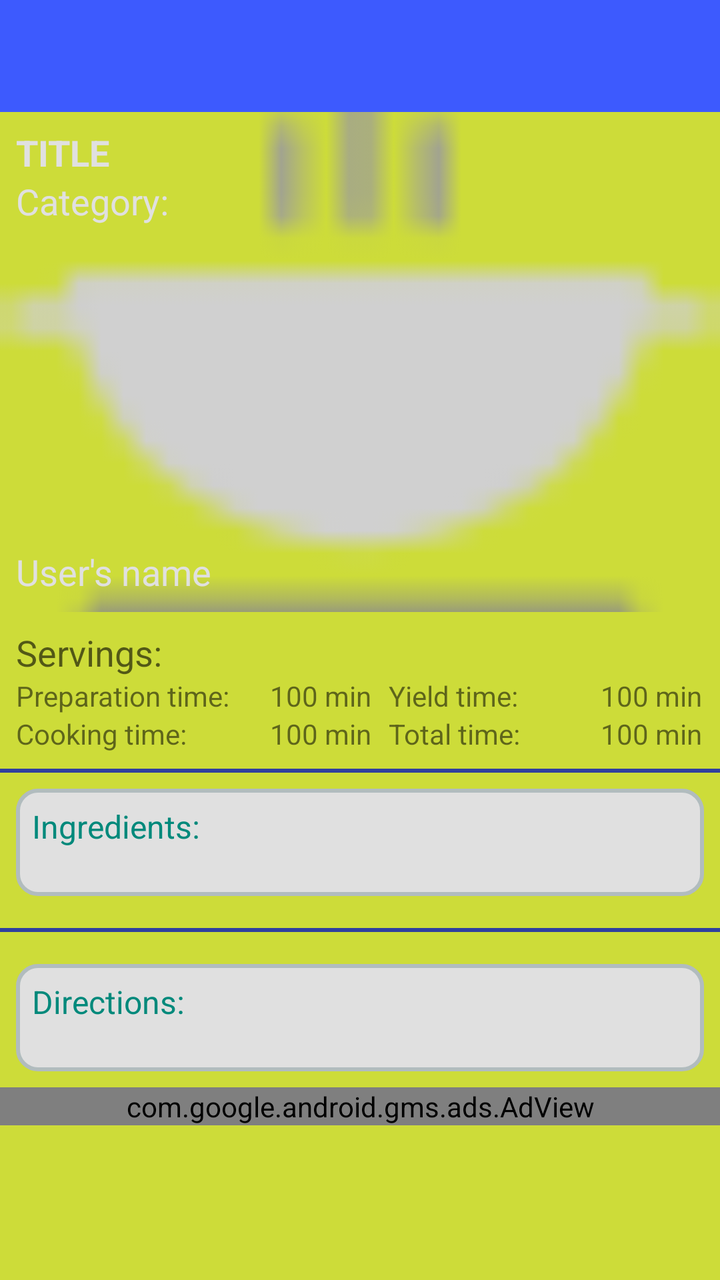
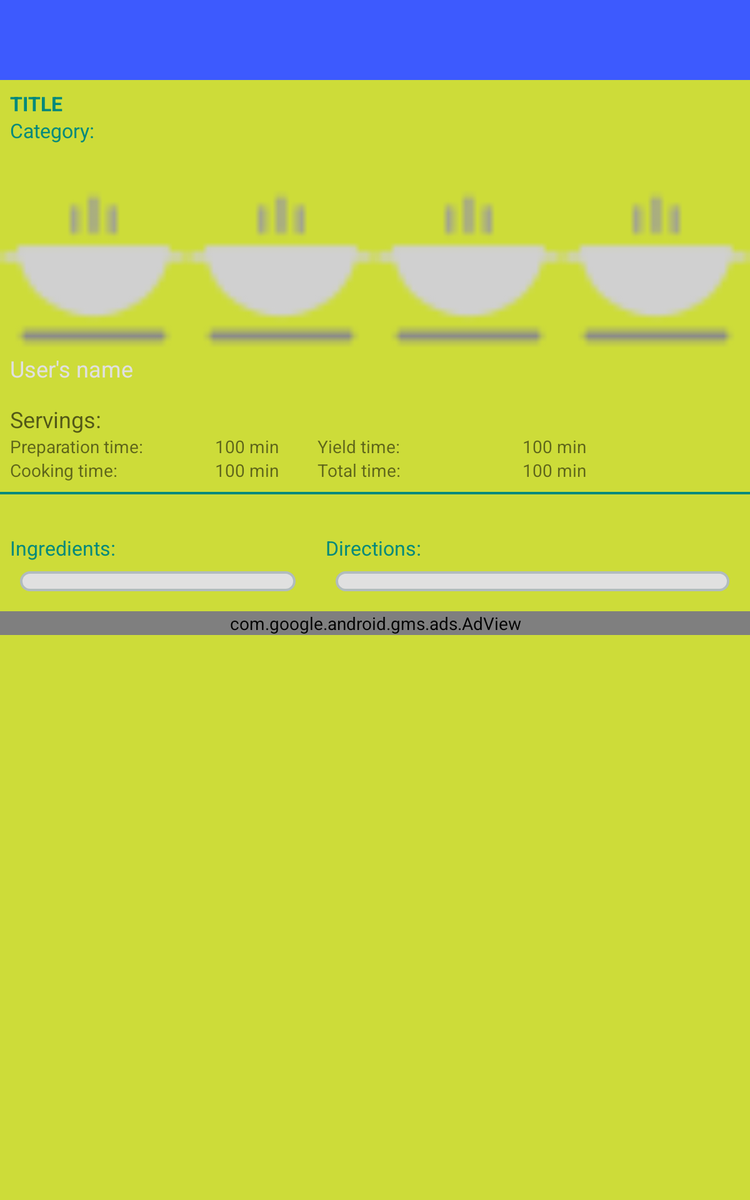

Two renders of one Android screen. The first uses the default layout on a phone; the second uses the alternative layout the repository ships for a different screen configuration, on a matching device. The two XML files are below.
<!-- AndroidManifest.xml: application theme Theme.Bacon -->
<!-- res/layout/activity_detail_recipe.xml -->
<?xml version="1.0" encoding="utf-8"?>

<LinearLayout
    xmlns:android="http://schemas.android.com/apk/res/android"
    xmlns:app="http://schemas.android.com/apk/res-auto"
    xmlns:tools="http://schemas.android.com/tools"
    android:orientation="vertical"
    android:layout_width="match_parent"
    android:layout_height="match_parent"
    >
    <android.support.design.widget.AppBarLayout
        android:id="@+id/detail_appbar"
        android:layout_width="match_parent"
        android:layout_height="wrap_content"
        android:gravity="bottom"
        android:orientation="vertical"
        tools:targetApi="lollipop">

    <android.support.v7.widget.Toolbar
        android:id="@+id/detail_toolbar"
        android:layout_width="match_parent"
        android:layout_height="?actionBarSize"
        android:background="?attr/colorPrimary"
        android:elevation="4dp"
        app:contentInsetLeft="0dp"
        app:contentInsetStart="0dp"
        tools:targetApi="lollipop" >


    </android.support.v7.widget.Toolbar>
    </android.support.design.widget.AppBarLayout>

<ScrollView

    android:layout_width="match_parent"
    android:layout_height="match_parent"
    android:background="@color/itembackground"
    android:orientation="vertical"
    tools:context="com.cangetinshape.chefbook.DetailRecipeActivity">

    <LinearLayout
        android:layout_width="match_parent"
        android:layout_height="wrap_content"
        android:orientation="vertical">

        <FrameLayout
            android:layout_width="match_parent"
            android:layout_height="wrap_content">

            <ImageView
                android:id="@+id/main_iv"
                android:layout_width="match_parent"
                android:layout_height="250dp"
                android:scaleType="centerCrop"
                android:src="@drawable/pic_placeholder"
                android:contentDescription="@string/recipe_image"/>

            <LinearLayout
                android:layout_width="match_parent"
                android:layout_height="match_parent"
                android:orientation="vertical">

                <TextView
                    android:id="@+id/title_tv"
                    android:layout_width="match_parent"
                    android:layout_height="wrap_content"
                    android:layout_marginLeft="@dimen/item_margin"
                    android:layout_marginStart="@dimen/item_margin"
                    android:layout_marginTop="@dimen/item_margin"
                    android:gravity="start"
                    android:textAllCaps="true"
                    android:textAppearance="?android:textAppearanceMedium"
                    android:textColor="@color/ltgray"
                    android:textStyle="bold"
                    tools:text="@string/title_text" />

                <TextView
                    android:id="@+id/category_tv_toshow"
                    android:layout_width="wrap_content"
                    android:layout_height="wrap_content"
                    android:layout_marginLeft="@dimen/item_margin"
                    android:layout_marginStart="@dimen/item_margin"
                    android:textAppearance="?android:textAppearanceMedium"
                    android:textColor="@color/ltgray"
                    tools:text="@string/category_text" />
            </LinearLayout>

            <TextView
                android:id="@+id/added_by_tv"
                android:layout_width="wrap_content"
                android:layout_height="wrap_content"
                android:layout_gravity="bottom"
                android:layout_marginBottom="@dimen/item_margin"
                android:layout_marginLeft="@dimen/item_margin"
                android:layout_marginStart="@dimen/item_margin"
                android:textAppearance="?android:textAppearanceMedium"
                android:textColor="@color/ltgray"
                tools:text="@string/user_name" />

            <LinearLayout
                android:layout_width="wrap_content"
                android:layout_height="wrap_content"
                android:layout_gravity="end|bottom"
                android:layout_marginBottom="@dimen/item_margin"
                android:layout_marginEnd="@dimen/item_margin"
                android:layout_marginLeft="@dimen/item_margin"
                android:layout_marginRight="@dimen/item_margin"
                android:layout_marginStart="@dimen/item_margin"
                android:orientation="horizontal">

                <ImageView
                    android:id="@+id/second_iv"
                    android:layout_width="50dp"
                    android:layout_height="50dp"
                    android:elevation="6dp"
                    tools:targetApi="lollipop"
                    android:contentDescription="@string/recipe_image"/>

                <ImageView
                    android:id="@+id/third_iv"
                    android:layout_width="50dp"
                    android:layout_height="50dp"
                    android:layout_marginLeft="@dimen/item_margin"
                    android:layout_marginStart="@dimen/item_margin"
                    android:elevation="6dp"
                    tools:targetApi="lollipop"
                    android:contentDescription="@string/recipe_image"/>

                <ImageView
                    android:id="@+id/forth_iv"
                    android:layout_width="50dp"
                    android:layout_height="50dp"
                    android:layout_marginLeft="@dimen/item_margin"
                    android:layout_marginStart="@dimen/item_margin"
                    android:elevation="6dp"
                    tools:targetApi="lollipop"
                    android:contentDescription="@string/recipe_image"/>
            </LinearLayout>

        </FrameLayout>

        <LinearLayout
            android:layout_width="match_parent"
            android:layout_height="wrap_content"
            android:layout_marginBottom="@dimen/item_margin"
            android:layout_marginTop="@dimen/item_margin"
            android:orientation="vertical">

            <TextView
                android:id="@+id/recipe_serving_tv"
                android:layout_width="wrap_content"
                android:layout_height="wrap_content"
                android:layout_marginLeft="@dimen/item_margin"
                android:layout_marginStart="@dimen/item_margin"
                android:text="@string/servings_txt"
                android:textAppearance="?android:textAppearanceMedium" />

            <LinearLayout
                android:layout_width="match_parent"
                android:layout_height="wrap_content"
                android:layout_marginLeft="@dimen/item_margin"
                android:layout_marginStart="@dimen/item_margin"
                android:orientation="horizontal">

                <TextView
                    android:id="@+id/prep_time_tv_single"
                    android:layout_width="0dp"
                    android:layout_height="wrap_content"
                    android:layout_weight="3"
                    android:text="@string/prep_time_txt"
                    android:textAppearance="?android:textAppearanceSmall" />

                <TextView
                    android:id="@+id/prep_time_tv_int"
                    android:layout_width="0dp"
                    android:layout_height="wrap_content"
                    android:layout_weight="1.4"
                    tools:text="@string/sample_time" />

                <TextView
                    android:id="@+id/yeild_time_tv_single"
                    android:layout_width="0dp"
                    android:layout_height="wrap_content"
                    android:layout_weight="2.5"
                    android:text="@string/yeild_time_tv_single"
                    android:textAppearance="?android:textAppearanceSmall" />

                <TextView
                    android:id="@+id/yeild_time_tv_int"
                    android:layout_width="0dp"
                    android:layout_height="wrap_content"
                    android:layout_weight="1.4"
                    tools:text="@string/sample_time" />
            </LinearLayout>

            <LinearLayout
                android:layout_width="match_parent"
                android:layout_height="wrap_content"
                android:layout_marginLeft="@dimen/item_margin"
                android:layout_marginStart="@dimen/item_margin"
                android:orientation="horizontal">

                <TextView
                    android:id="@+id/cook_time_tv_single"
                    android:layout_width="0dp"
                    android:layout_height="wrap_content"
                    android:layout_weight="3"
                    android:text="@string/cook_time_tv"
                    android:textAppearance="?android:textAppearanceSmall" />

                <TextView
                    android:id="@+id/cook_time_tv_int"
                    android:layout_width="0dp"
                    android:layout_height="wrap_content"
                    android:layout_weight="1.4"
                    tools:text="@string/sample_time" />

                <TextView
                    android:id="@+id/list_total_time_tv_single"
                    android:layout_width="0dp"
                    android:layout_height="wrap_content"
                    android:layout_weight="2.5"
                    android:text="@string/total_time_tv"
                    android:textAppearance="?android:textAppearanceSmall" />

                <TextView
                    android:id="@+id/list_total_time_tv_int"
                    android:layout_width="0dp"
                    android:layout_height="wrap_content"
                    android:layout_weight="1.4"
                    tools:text="@string/sample_time" />

            </LinearLayout>

        </LinearLayout>

        <View
            android:layout_width="match_parent"
            android:layout_height="2dp"
            android:background="@color/theme_primary_dark" />

        <LinearLayout
            android:layout_width="match_parent"
            android:layout_height="wrap_content"
            android:layout_margin="@dimen/item_margin"
            android:background="@drawable/layout_background"
            android:orientation="vertical">

            <TextView
                android:layout_width="match_parent"
                android:layout_height="wrap_content"
                android:text="@string/ingredient_tv"
                android:padding="@dimen/item_margin"
                style="@style/MediumTextStyle" />

            <ListView
                android:id="@+id/ingredient_lv"
                android:layout_width="match_parent"
                android:layout_height="wrap_content"
                android:padding="@dimen/item_margin"
                 />

        </LinearLayout>

        <View
            android:layout_width="match_parent"
            android:layout_height="2dp"
            android:layout_marginTop="@dimen/item_margin"
            android:layout_marginBottom="@dimen/item_margin"
            android:background="@color/theme_primary_dark" />


        <LinearLayout
            android:layout_width="match_parent"
            android:layout_height="wrap_content"
            android:layout_margin="@dimen/item_margin"
            android:background="@drawable/layout_background"
            android:orientation="vertical">

            <TextView
                android:layout_width="match_parent"
                android:layout_height="wrap_content"
                android:padding="@dimen/item_margin"
                android:text="@string/direction_tv"
                style="@style/MediumTextStyle" />

            <ListView
                android:id="@+id/steps_lv"
                android:layout_width="match_parent"
                android:layout_height="wrap_content"
                android:padding="@dimen/item_margin"
                 />
        </LinearLayout>
        <com.google.android.gms.ads.AdView
            xmlns:ads="http://schemas.android.com/apk/res-auto"
            android:id="@+id/ad_view_detail"
            android:layout_width="match_parent"
            android:layout_height="wrap_content"
            android:layout_gravity="bottom"
            ads:adSize="BANNER"
            ads:adUnitId="@string/test_banner_ad_unit_id">

        </com.google.android.gms.ads.AdView>


    </LinearLayout>



</ScrollView>
</LinearLayout>
<!-- resources referenced by this layout -->
<resources>
  <color name="itembackground">#CDDC39</color>
  <color name="ltgray">#ffe0e0e0</color>
  <color name="theme_primary_dark">#303F9F</color>
  <dimen name="item_margin">8dp</dimen>
  <!-- drawable layout_background (drawable) -->
  <?xml version="1.0" encoding="utf-8"?>
  
  <shape xmlns:android="http://schemas.android.com/apk/res/android">
      <solid android:color="@color/ltgray"/>
      <stroke android:width="2dp" android:color="#B1BCBE" />
      <corners android:radius="10dp"/>
      <padding android:left="0dp" android:top="0dp" android:right="0dp" android:bottom="0dp" />
  </shape>
  <!-- drawable pic_placeholder: png bitmap (drawable, 625 bytes) -->
  <string name="category_text">Category: </string>
  <string name="cook_time_tv">Cooking time: </string>
  <string name="direction_tv">Directions: </string>
  <string name="ingredient_tv">Ingredients:</string>
  <string name="prep_time_txt">Preparation time: </string>
  <string name="recipe_image">image provided</string>
  <string name="sample_time">100 min</string>
  <string name="servings_txt">Servings: </string>
  <string name="test_banner_ad_unit_id">ca-app-pub-3940256099942544/6300978111</string>
  <string name="title_text">Title</string>
  <string name="total_time_tv">Total time: </string>
  <string name="user_name">User\'s name</string>
  <string name="yeild_time_tv_single">Yield time: </string>
  <style name="MediumTextStyle">
          <item name="android:textColor">@color/theme_accent</item>
          <item name="android:textSize">16sp</item>
      </style>
  <style name="Theme.Bacon" parent="@style/Theme.AppCompat.Light.NoActionBar">
           <item name="colorPrimary" tools:targetApi="lollipop">@color/theme_primary</item>
           <item name="colorPrimaryDark" tools:targetApi="lollipop">@color/theme_primary_dark</item>
           <item name="colorAccent" tools:targetApi="lollipop">@color/theme_accent</item>
  
       </style>
  <color name="theme_accent">#00897b</color>
  <color name="theme_primary">#3d5afe</color>
</resources>
<!-- res/layout-sw600dp/activity_detail_recipe.xml (the repository's variant of the layout above) -->
<!-- drawn on a 7-inch tablet held upright -->
<?xml version="1.0" encoding="utf-8"?>

<LinearLayout
    xmlns:android="http://schemas.android.com/apk/res/android"
    xmlns:app="http://schemas.android.com/apk/res-auto"
    xmlns:tools="http://schemas.android.com/tools"
    android:orientation="vertical"
    android:layout_width="match_parent"
    android:layout_height="match_parent"
    android:background="@color/itembackground"
    tools:context="com.cangetinshape.chefbook.DetailRecipeActivity"
    >
    <android.support.design.widget.AppBarLayout
        android:id="@+id/detail_appbar"
        android:layout_width="match_parent"
        android:layout_height="wrap_content"
        android:gravity="bottom"
        android:orientation="vertical"
        tools:targetApi="lollipop">

        <android.support.v7.widget.Toolbar
            android:id="@+id/detail_toolbar"
            android:layout_width="match_parent"
            android:layout_height="?actionBarSize"
            android:background="?attr/colorPrimary"
            android:elevation="4dp"
            app:contentInsetLeft="0dp"
            app:contentInsetStart="0dp"
            tools:targetApi="lollipop" >


        </android.support.v7.widget.Toolbar>
    </android.support.design.widget.AppBarLayout>
    <ScrollView

        android:layout_width="match_parent"
        android:layout_height="match_parent"
        android:background="@color/itembackground"
        android:orientation="vertical"
        >

        <LinearLayout
            android:layout_width="match_parent"
            android:layout_height="wrap_content"
            android:background="@color/itembackground"
            android:orientation="vertical">
            <LinearLayout
                android:layout_width="match_parent"
                android:layout_height="wrap_content"
                android:orientation="vertical">

                <TextView
                    android:id="@+id/title_tv"
                    android:layout_width="match_parent"
                    android:layout_height="wrap_content"
                    android:layout_marginLeft="@dimen/item_margin"
                    android:layout_marginStart="@dimen/item_margin"
                    android:layout_marginTop="@dimen/item_margin"
                    android:layout_marginEnd="@dimen/item_margin"
                    android:layout_marginRight="@dimen/item_margin"
                    android:gravity="start"
                    android:textAllCaps="true"
                    style="@style/MediumTextStyle"
                    android:textStyle="bold"
                    tools:text="@string/title_text" />

                <TextView
                    android:id="@+id/category_tv_toshow"
                    android:layout_width="wrap_content"
                    android:layout_height="wrap_content"
                    android:layout_marginLeft="@dimen/item_margin"
                    android:layout_marginStart="@dimen/item_margin"
                    android:layout_marginEnd="@dimen/item_margin"
                    android:layout_marginRight="@dimen/item_margin"
                    style="@style/MediumTextStyle"
                    tools:text="@string/category_text" />
            </LinearLayout>

            <FrameLayout
                android:layout_width="match_parent"
                android:layout_height="wrap_content">

                <LinearLayout
                    android:layout_width="match_parent"
                    android:layout_height="match_parent"
                    android:layout_gravity="end|bottom"
                    android:orientation="horizontal">
                    <ImageView
                        android:id="@+id/main_iv"
                        android:layout_width="0dp"
                        android:layout_height="200dp"
                        android:layout_weight="1"
                        android:src="@drawable/pic_placeholder"
                        android:contentDescription="@string/recipe_image" />

                    <ImageView
                        android:id="@+id/second_iv"
                        android:layout_width="0dp"
                        android:layout_height="200dp"
                        android:layout_weight="1"
                        android:src="@drawable/pic_placeholder"
                        android:contentDescription="@string/recipe_image"
                        />

                    <ImageView
                        android:id="@+id/third_iv"
                        android:layout_width="0dp"
                        android:layout_height="200dp"
                        android:layout_weight="1"
                        android:src="@drawable/pic_placeholder"
                        tools:targetApi="lollipop"
                        android:contentDescription="@string/recipe_image"/>

                    <ImageView
                        android:id="@+id/forth_iv"
                        android:layout_width="0dp"
                        android:layout_height="200dp"
                        android:layout_weight="1"
                        android:src="@drawable/pic_placeholder"
                        android:contentDescription="@string/recipe_image"
                        />
                </LinearLayout>
                <TextView
                    android:id="@+id/added_by_tv"
                    android:layout_width="wrap_content"
                    android:layout_height="wrap_content"
                    android:layout_gravity="bottom"
                    android:layout_marginBottom="@dimen/item_margin"
                    android:layout_marginLeft="@dimen/item_margin"
                    android:layout_marginStart="@dimen/item_margin"
                    android:layout_marginEnd="@dimen/item_margin"
                    android:layout_marginRight="@dimen/item_margin"
                    android:textAppearance="?android:textAppearanceMedium"
                    android:textColor="@color/ltgray"
                    tools:text="@string/user_name" />

            </FrameLayout>

            <LinearLayout
                android:layout_width="500dp"
                android:layout_height="wrap_content"
                android:layout_marginBottom="@dimen/item_margin"
                android:layout_marginTop="@dimen/item_margin"
                android:orientation="vertical">

                <TextView
                    android:id="@+id/recipe_serving_tv"
                    android:layout_width="wrap_content"
                    android:layout_height="wrap_content"
                    android:layout_marginLeft="@dimen/item_margin"
                    android:layout_marginStart="@dimen/item_margin"
                    android:text="@string/servings_txt"
                    android:textAppearance="?android:textAppearanceMedium" />

                <LinearLayout
                    android:layout_width="match_parent"
                    android:layout_height="wrap_content"
                    android:layout_marginLeft="@dimen/item_margin"
                    android:layout_marginStart="@dimen/item_margin"
                    android:orientation="horizontal">

                    <TextView
                        android:id="@+id/prep_time_tv_single"
                        android:layout_width="0dp"
                        android:layout_height="wrap_content"
                        android:layout_weight="2"
                        android:text="@string/prep_time_txt"
                        android:textAppearance="?android:textAppearanceSmall" />

                    <TextView
                        android:id="@+id/prep_time_tv_int"
                        android:layout_width="0dp"
                        android:layout_height="wrap_content"
                        android:gravity="start"
                        android:layout_weight="1"
                        tools:text="@string/sample_time" />

                    <TextView
                        android:id="@+id/yeild_time_tv_single"
                        android:layout_width="0dp"
                        android:layout_height="wrap_content"
                        android:layout_weight="2"
                        android:text="@string/yeild_time_tv_single"
                        android:textAppearance="?android:textAppearanceSmall" />

                    <TextView
                        android:id="@+id/yeild_time_tv_int"
                        android:layout_width="0dp"
                        android:layout_height="wrap_content"
                        android:layout_weight="1"
                        android:gravity="start"
                        tools:text="@string/sample_time" />
                </LinearLayout>

                <LinearLayout
                    android:layout_width="match_parent"
                    android:layout_height="wrap_content"
                    android:layout_marginLeft="@dimen/item_margin"
                    android:layout_marginStart="@dimen/item_margin"
                    android:orientation="horizontal">

                    <TextView
                        android:id="@+id/cook_time_tv_single"
                        android:layout_width="0dp"
                        android:layout_height="wrap_content"
                        android:layout_weight="2"
                        android:text="@string/cook_time_tv"
                        android:textAppearance="?android:textAppearanceSmall" />

                    <TextView
                        android:id="@+id/cook_time_tv_int"
                        android:layout_width="0dp"
                        android:layout_height="wrap_content"
                        android:layout_weight="1"
                        android:gravity="start"
                        tools:text="@string/sample_time" />

                    <TextView
                        android:id="@+id/list_total_time_tv_single"
                        android:layout_width="0dp"
                        android:layout_height="wrap_content"
                        android:layout_weight="2"
                        android:text="@string/total_time_tv"
                        android:textAppearance="?android:textAppearanceSmall" />

                    <TextView
                        android:id="@+id/list_total_time_tv_int"
                        android:layout_width="0dp"
                        android:layout_height="wrap_content"
                        android:layout_weight="1"
                        android:gravity="start"
                        tools:text="@string/sample_time" />

                </LinearLayout>

            </LinearLayout>

            <View
                android:layout_width="match_parent"
                android:layout_height="2dp"
                android:background="@color/theme_accent" />

            <LinearLayout
                android:orientation="horizontal"
                android:layout_width="match_parent"
                android:layout_height="wrap_content">
                <LinearLayout
                    android:layout_width="0dp"
                    android:layout_height="wrap_content"
                    android:layout_weight="1"
                    android:layout_margin="@dimen/item_margin"
                    android:orientation="vertical">

                    <TextView
                        android:layout_width="match_parent"
                        android:layout_height="wrap_content"
                        android:text="@string/ingredient_tv"
                        android:layout_marginTop="@dimen/edit_image_margin"
                        style="@style/MediumTextStyle" />

                    <ListView
                        android:id="@+id/ingredient_lv"
                        android:layout_width="match_parent"
                        android:layout_height="wrap_content"
                        android:layout_margin="@dimen/item_margin"
                        android:padding="@dimen/item_margin"
                        android:background="@drawable/layout_background"
                        />

                </LinearLayout>

                <LinearLayout
                    android:layout_width="0dp"
                    android:layout_height="wrap_content"
                    android:layout_weight="1.4"
                    android:layout_margin="@dimen/item_margin"
                    android:orientation="vertical">

                    <TextView
                        android:layout_width="match_parent"
                        android:layout_height="wrap_content"
                        android:layout_marginTop="@dimen/edit_image_margin"
                        android:text="@string/direction_tv"
                        style="@style/MediumTextStyle" />

                    <ListView
                        android:id="@+id/steps_lv"
                        android:layout_width="match_parent"
                        android:layout_height="wrap_content"
                        android:layout_margin="@dimen/item_margin"
                        android:padding="@dimen/item_margin"
                        android:background="@drawable/layout_background"
                        />
                </LinearLayout>

            </LinearLayout>
            <com.google.android.gms.ads.AdView
                xmlns:ads="http://schemas.android.com/apk/res-auto"
                android:id="@+id/ad_view_detail"
                android:layout_width="match_parent"
                android:layout_height="wrap_content"
                android:layout_gravity="bottom"
                ads:adSize="BANNER"
                ads:adUnitId="@string/test_banner_ad_unit_id">
            </com.google.android.gms.ads.AdView>

        </LinearLayout>
    </ScrollView>


</LinearLayout>
<!-- resources referenced by the variant -->
<!-- as a 7-inch tablet held upright resolves them -->
<resources>
  <color name="itembackground">#CDDC39</color>
  <color name="ltgray">#ffe0e0e0</color>
  <color name="theme_accent">#00897b</color>
  <dimen name="edit_image_margin">24dp</dimen>
  <dimen name="item_margin">8dp</dimen>
  <!-- drawable layout_background (drawable) -->
  <?xml version="1.0" encoding="utf-8"?>
  
  <shape xmlns:android="http://schemas.android.com/apk/res/android">
      <solid android:color="@color/ltgray"/>
      <stroke android:width="2dp" android:color="#B1BCBE" />
      <corners android:radius="10dp"/>
      <padding android:left="0dp" android:top="0dp" android:right="0dp" android:bottom="0dp" />
  </shape>
  <!-- drawable pic_placeholder: png bitmap (drawable, 625 bytes) -->
  <string name="category_text">Category: </string>
  <string name="cook_time_tv">Cooking time: </string>
  <string name="direction_tv">Directions: </string>
  <string name="ingredient_tv">Ingredients:</string>
  <string name="prep_time_txt">Preparation time: </string>
  <string name="recipe_image">image provided</string>
  <string name="sample_time">100 min</string>
  <string name="servings_txt">Servings: </string>
  <string name="test_banner_ad_unit_id">ca-app-pub-3940256099942544/6300978111</string>
  <string name="title_text">Title</string>
  <string name="total_time_tv">Total time: </string>
  <string name="user_name">User\'s name</string>
  <string name="yeild_time_tv_single">Yield time: </string>
  <style name="MediumTextStyle">
          <item name="android:textColor">@color/theme_accent</item>
          <item name="android:textSize">16sp</item>
      </style>
  <style name="Theme.Bacon" parent="@style/Theme.AppCompat.Light.NoActionBar">
           <item name="colorPrimary" tools:targetApi="lollipop">@color/theme_primary</item>
           <item name="colorPrimaryDark" tools:targetApi="lollipop">@color/theme_primary_dark</item>
           <item name="colorAccent" tools:targetApi="lollipop">@color/theme_accent</item>
  
       </style>
  <color name="theme_primary">#3d5afe</color>
  <color name="theme_primary_dark">#303F9F</color>
</resources>
